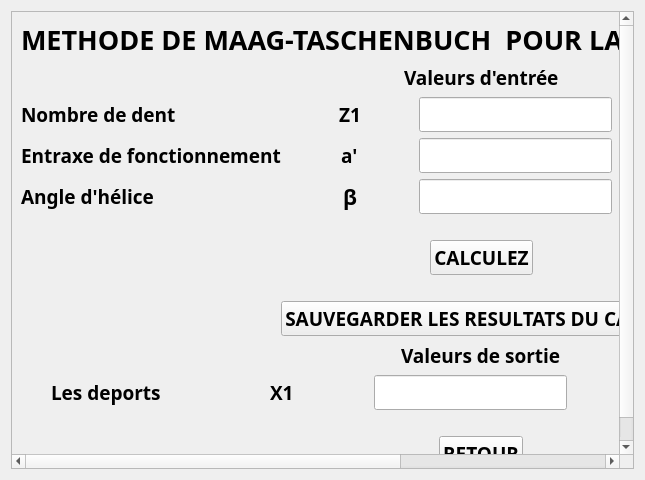
<?xml version="1.0" encoding="UTF-8"?>
<ui version="4.0">
 <class>METHODE_MAAG_TASCHENBUCH_D_HELICOIDALE</class>
 <widget class="QWidget" name="METHODE_MAAG_TASCHENBUCH_D_HELICOIDALE">
  <property name="geometry">
   <rect>
    <x>0</x>
    <y>0</y>
    <width>645</width>
    <height>480</height>
   </rect>
  </property>
  <property name="windowTitle">
   <string>METHODE_MAAG_TASCHENBUCH_D_HELICOIDALE</string>
  </property>
  <property name="windowIcon">
   <iconset>
    <normaloff>reducteur_gearexpert.gif</normaloff>reducteur_gearexpert.gif</iconset>
  </property>
  <layout class="QGridLayout" name="gridLayout_2">
   <item row="0" column="0">
    <widget class="QScrollArea" name="scrollArea">
     <property name="widgetResizable">
      <bool>true</bool>
     </property>
     <widget class="QWidget" name="scrollAreaWidgetContents">
      <property name="geometry">
       <rect>
        <x>0</x>
        <y>0</y>
        <width>795</width>
        <height>453</height>
       </rect>
      </property>
      <layout class="QGridLayout" name="gridLayout_3">
       <item row="0" column="0">
        <layout class="QVBoxLayout" name="verticalLayout">
         <item alignment="Qt::AlignHCenter">
          <widget class="QLabel" name="label">
           <property name="font">
            <font>
             <family>Arial Black</family>
             <pointsize>20</pointsize>
             <weight>75</weight>
             <bold>true</bold>
            </font>
           </property>
           <property name="text">
            <string>METHODE DE MAAG-TASCHENBUCH  POUR LA DENTURE HELICOIDALE</string>
           </property>
          </widget>
         </item>
         <item alignment="Qt::AlignHCenter">
          <widget class="QLabel" name="label_2">
           <property name="font">
            <font>
             <family>Arial Black</family>
             <pointsize>14</pointsize>
             <weight>75</weight>
             <bold>true</bold>
            </font>
           </property>
           <property name="text">
            <string>Valeurs d'entrée</string>
           </property>
          </widget>
         </item>
         <item>
          <layout class="QGridLayout" name="gridLayout">
           <item row="0" column="4" alignment="Qt::AlignHCenter">
            <widget class="QLineEdit" name="lineEdit_2">
             <property name="font">
              <font>
               <family>Arial Black</family>
               <pointsize>14</pointsize>
               <weight>75</weight>
               <bold>true</bold>
              </font>
             </property>
            </widget>
           </item>
           <item row="1" column="1" alignment="Qt::AlignHCenter">
            <widget class="QLabel" name="label_47">
             <property name="font">
              <font>
               <family>Arial Black</family>
               <pointsize>14</pointsize>
               <weight>75</weight>
               <bold>true</bold>
              </font>
             </property>
             <property name="text">
              <string>a'</string>
             </property>
            </widget>
           </item>
           <item row="0" column="1" alignment="Qt::AlignHCenter">
            <widget class="QLabel" name="label_31">
             <property name="font">
              <font>
               <family>Arial Black</family>
               <pointsize>14</pointsize>
               <weight>75</weight>
               <bold>true</bold>
              </font>
             </property>
             <property name="text">
              <string>Z1</string>
             </property>
            </widget>
           </item>
           <item row="1" column="2" alignment="Qt::AlignHCenter">
            <widget class="QLineEdit" name="lineEdit_3">
             <property name="font">
              <font>
               <family>Arial Black</family>
               <pointsize>14</pointsize>
               <weight>75</weight>
               <bold>true</bold>
              </font>
             </property>
            </widget>
           </item>
           <item row="0" column="3" alignment="Qt::AlignHCenter">
            <widget class="QLabel" name="label_46">
             <property name="font">
              <font>
               <family>Arial Black</family>
               <pointsize>14</pointsize>
               <weight>75</weight>
               <bold>true</bold>
              </font>
             </property>
             <property name="text">
              <string>Z2</string>
             </property>
            </widget>
           </item>
           <item row="0" column="2" alignment="Qt::AlignHCenter">
            <widget class="QLineEdit" name="lineEdit">
             <property name="font">
              <font>
               <family>Arial Black</family>
               <pointsize>14</pointsize>
               <weight>75</weight>
               <bold>true</bold>
              </font>
             </property>
            </widget>
           </item>
           <item row="2" column="0">
            <widget class="QLabel" name="label_3">
             <property name="font">
              <font>
               <family>Arial Black</family>
               <pointsize>14</pointsize>
               <weight>75</weight>
               <bold>true</bold>
              </font>
             </property>
             <property name="text">
              <string>Angle d'hélice</string>
             </property>
            </widget>
           </item>
           <item row="2" column="1" alignment="Qt::AlignHCenter">
            <widget class="QLabel" name="label_4">
             <property name="font">
              <font>
               <family>Arial Black</family>
               <pointsize>16</pointsize>
               <weight>75</weight>
               <bold>true</bold>
              </font>
             </property>
             <property name="text">
              <string>β</string>
             </property>
            </widget>
           </item>
           <item row="1" column="0">
            <widget class="QLabel" name="label_11">
             <property name="font">
              <font>
               <family>Arial Black</family>
               <pointsize>14</pointsize>
               <weight>75</weight>
               <bold>true</bold>
              </font>
             </property>
             <property name="text">
              <string>Entraxe de fonctionnement</string>
             </property>
            </widget>
           </item>
           <item row="0" column="0">
            <widget class="QLabel" name="label_5">
             <property name="font">
              <font>
               <family>Arial Black</family>
               <pointsize>14</pointsize>
               <weight>75</weight>
               <bold>true</bold>
              </font>
             </property>
             <property name="text">
              <string>Nombre de dent</string>
             </property>
            </widget>
           </item>
           <item row="2" column="2" alignment="Qt::AlignHCenter">
            <widget class="QLineEdit" name="lineEdit_6">
             <property name="font">
              <font>
               <family>Arial Black</family>
               <pointsize>14</pointsize>
               <weight>75</weight>
               <bold>true</bold>
              </font>
             </property>
            </widget>
           </item>
          </layout>
         </item>
         <item>
          <spacer name="horizontalSpacer">
           <property name="orientation">
            <enum>Qt::Horizontal</enum>
           </property>
           <property name="sizeHint" stdset="0">
            <size>
             <width>40</width>
             <height>20</height>
            </size>
           </property>
          </spacer>
         </item>
         <item alignment="Qt::AlignHCenter">
          <widget class="QPushButton" name="pushButton">
           <property name="font">
            <font>
             <family>Arial Black</family>
             <pointsize>14</pointsize>
             <weight>75</weight>
             <bold>true</bold>
            </font>
           </property>
           <property name="text">
            <string>CALCULEZ</string>
           </property>
          </widget>
         </item>
         <item>
          <spacer name="horizontalSpacer_2">
           <property name="orientation">
            <enum>Qt::Horizontal</enum>
           </property>
           <property name="sizeHint" stdset="0">
            <size>
             <width>40</width>
             <height>20</height>
            </size>
           </property>
          </spacer>
         </item>
         <item alignment="Qt::AlignHCenter">
          <widget class="QPushButton" name="pushButton_3">
           <property name="font">
            <font>
             <family>Arial Black</family>
             <pointsize>14</pointsize>
             <weight>75</weight>
             <bold>true</bold>
            </font>
           </property>
           <property name="text">
            <string>SAUVEGARDER LES RESULTATS DU CALCUL</string>
           </property>
          </widget>
         </item>
         <item alignment="Qt::AlignHCenter">
          <widget class="QLabel" name="label_45">
           <property name="font">
            <font>
             <family>Arial Black</family>
             <pointsize>14</pointsize>
             <weight>75</weight>
             <bold>true</bold>
            </font>
           </property>
           <property name="text">
            <string>Valeurs de sortie</string>
           </property>
          </widget>
         </item>
         <item>
          <layout class="QHBoxLayout" name="horizontalLayout_3">
           <item alignment="Qt::AlignHCenter">
            <widget class="QLabel" name="label_7">
             <property name="font">
              <font>
               <family>Arial Black</family>
               <pointsize>14</pointsize>
               <weight>75</weight>
               <bold>true</bold>
              </font>
             </property>
             <property name="text">
              <string>Les deports</string>
             </property>
            </widget>
           </item>
           <item alignment="Qt::AlignHCenter">
            <widget class="QLabel" name="label_8">
             <property name="font">
              <font>
               <family>Arial Black</family>
               <pointsize>14</pointsize>
               <weight>75</weight>
               <bold>true</bold>
              </font>
             </property>
             <property name="text">
              <string>X1</string>
             </property>
            </widget>
           </item>
           <item alignment="Qt::AlignHCenter">
            <widget class="QLineEdit" name="lineEdit_4">
             <property name="font">
              <font>
               <family>Arial Black</family>
               <pointsize>14</pointsize>
               <weight>75</weight>
               <bold>true</bold>
              </font>
             </property>
            </widget>
           </item>
           <item alignment="Qt::AlignHCenter">
            <widget class="QLabel" name="label_9">
             <property name="font">
              <font>
               <family>Arial Black</family>
               <pointsize>14</pointsize>
               <weight>75</weight>
               <bold>true</bold>
              </font>
             </property>
             <property name="text">
              <string>X2</string>
             </property>
            </widget>
           </item>
           <item alignment="Qt::AlignHCenter">
            <widget class="QLineEdit" name="lineEdit_5">
             <property name="font">
              <font>
               <family>Arial Black</family>
               <pointsize>14</pointsize>
               <weight>75</weight>
               <bold>true</bold>
              </font>
             </property>
            </widget>
           </item>
          </layout>
         </item>
         <item>
          <spacer name="horizontalSpacer_3">
           <property name="orientation">
            <enum>Qt::Horizontal</enum>
           </property>
           <property name="sizeHint" stdset="0">
            <size>
             <width>40</width>
             <height>20</height>
            </size>
           </property>
          </spacer>
         </item>
         <item alignment="Qt::AlignHCenter">
          <widget class="QPushButton" name="pushButton_2">
           <property name="font">
            <font>
             <family>Arial Black</family>
             <pointsize>14</pointsize>
             <weight>75</weight>
             <bold>true</bold>
            </font>
           </property>
           <property name="text">
            <string>RETOUR</string>
           </property>
          </widget>
         </item>
        </layout>
       </item>
      </layout>
     </widget>
    </widget>
   </item>
  </layout>
 </widget>
 <resources/>
 <connections/>
</ui>
